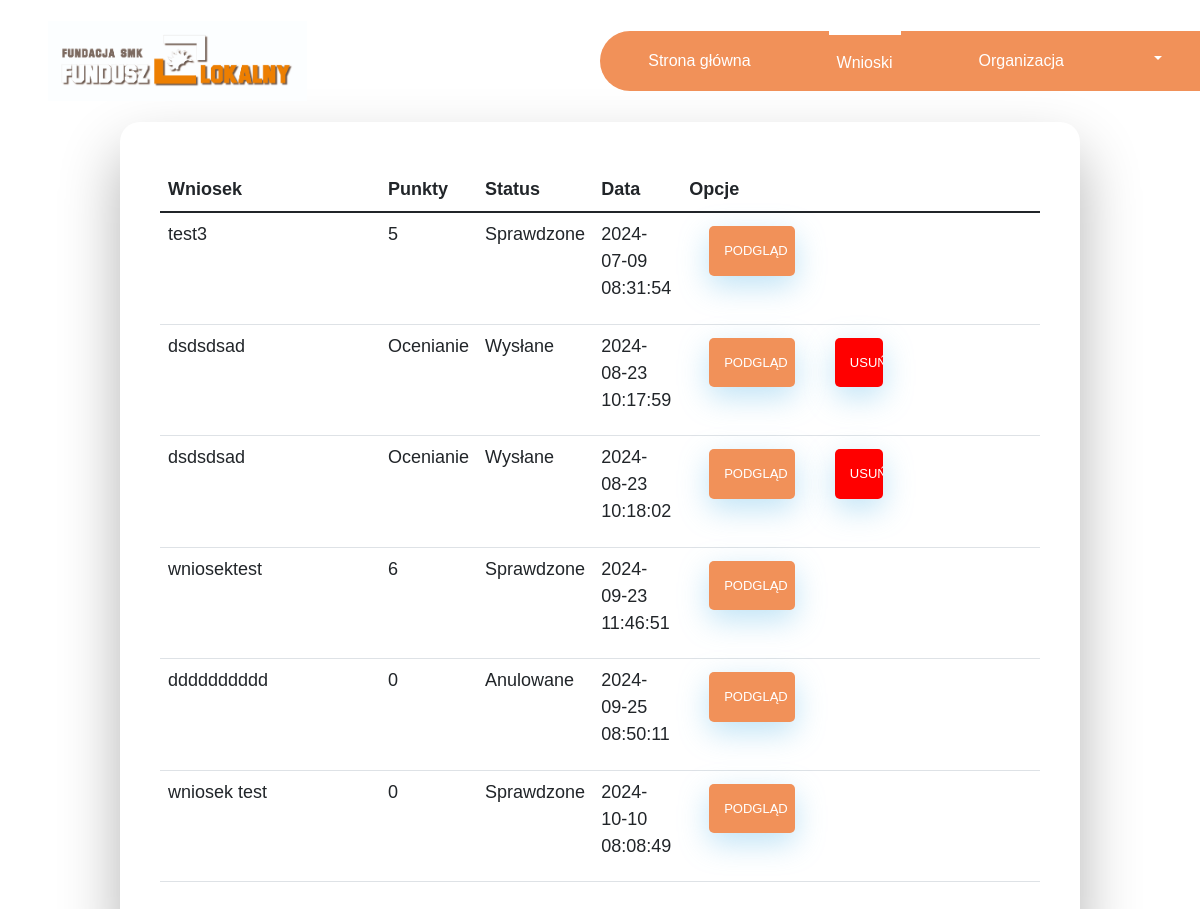
Before: /formready/formready.php (signed in) with the older database file.
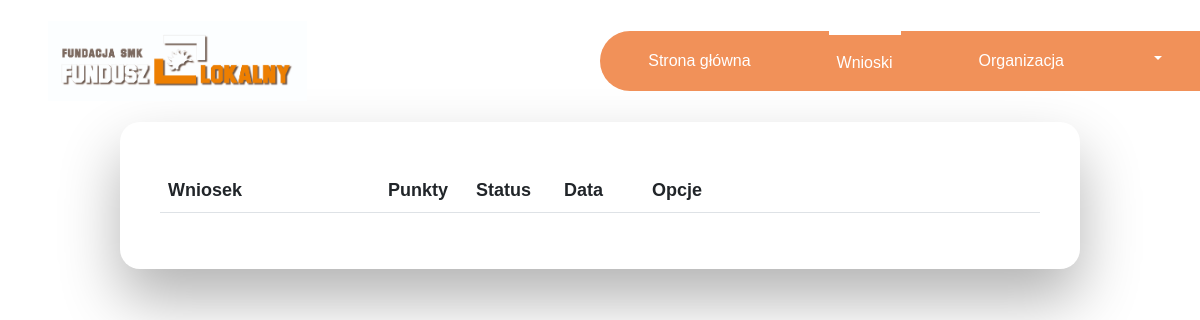
After: the same page with the newer database file.
### tables this page shows
CREATE TABLE `readyapplication` (
  `readyID` int(11) NOT NULL,
  `userID` int(11) NOT NULL,
  `applicationID` int(11) NOT NULL,
  `status` int(11) NOT NULL,
  `type` int(11) NOT NULL,
  `createdate` datetime NOT NULL DEFAULT current_timestamp()
);

CREATE TABLE `application` (
  `applicationID` int(11) NOT NULL,
  `name` text NOT NULL,
  `userID` int(11) NOT NULL,
  `datetime` datetime NOT NULL DEFAULT current_timestamp(),
  `datetimedo` datetime NOT NULL,
  `deleted` int(11) NOT NULL DEFAULT 0
);

### auth.php (called while the page is built, shortened)
<?php
function returniserid(){
    return ($_SESSION['user_id']);
}

### formready/formready.php (the view, shortened to what this page needs)
<?php require_once("../auth.php"); ?>
<!DOCTYPE html>
<html lang="PL">
<head>
    <link href="https://cdn.jsdelivr.net/npm/bootstrap@5.1.3/dist/css/bootstrap.min.css" rel="stylesheet"
>
    <link href="style.css" rel="stylesheet">
    <link href="https://cdn.datatables.net/v/bs5/dt-2.0.5/datatables.min.css" rel="stylesheet">
</head>
<body>
<?php require_once("../navbar.php"); ?>
<div class="wrapper fadeInDown">
    <table id="myTable" class="table table table-hover">
        <thead>
        <th scope="col" style="width:25%;">Wniosek</th>
        <th scope="col" style="width:10%;">Punkty</th>
        <th scope="col" style="width:10%;">Status</th>
        <th scope="col" style="width:10%;">Data</th>
        <th scope="col" data-orderable="false">Opcje</th>
        </thead>
        <tbody>
        <?php
        require_once("../dbconnect.php");
        $sql = "SELECT r.status, r.type, a.name, r.readyID, r.createdate, r.applicationID FROM readyapplication r, application a WHERE r.applicationID=a.applicationID and r.userID=" . returniserid() . " and a.deleted!=1; ";
        $result = $conn->query($sql);
        while ($row = $result->fetch_assoc()) {
            echo "<tr>";
            echo "<td>" . $row["name"] . "</td>";
            echo "<td>";
            if ($row["type"] == 0 and $row["status"] == 0) {
                echo "Ocenianie";
            } else {
                echo $row["type"];
            }
            echo "</td>";
            echo "<td>";
            if ($row["status"] == 0) {
                echo "Wysłane";
            } else if ($row["status"] == 2) {
                echo "Sprawdzone";
            } else if ($row["status"] == 1) {
                echo "Anulowane";
            } else if ($row["status"] == 4) {
                echo "Odrzucony";
            }
            else if ($row["status"] == 4) {
                echo "Sprawozdanie wysłane";
            }
            echo "</td>";
            echo "<td>".$row['createdate']."</td>";
            echo "<td><a href='formsread.php?ID=" . $row["readyID"] . "'><input style='width: 25%' type='button' class='fadeIn fourth' value='Podgląd'></a>";
            if($row["status"] == 0){
            echo "<a href='formdelete.php?ID=" . $row["readyID"] . "'><input type='button'' value='Usuń' style='background-color: red;'></a>";
        }
        echo "</td>";
            echo "</tr>";
        }
        ?>
    </table>
</div>
</body>
</html>

Changed rows visible on the page:
removed readyapplication: applicationID.name "test3", type "5", status "Sprawdzone", createdate "2024-07-09 08:31:54"
removed readyapplication: applicationID.name "dsdsdsad", type "Ocenianie", status "Wysłane", createdate "2024-08-23 10:17:59"
removed readyapplication: applicationID.name "dsdsdsad", type "Ocenianie", status "Wysłane", createdate "2024-08-23 10:18:02"
removed readyapplication: applicationID.name "wniosektest", type "6", status "Sprawdzone", createdate "2024-09-23 11:46:51"
removed readyapplication: applicationID.name "dddddddddd", type "0", status "Anulowane", createdate "2024-09-25 08:50:11"
removed readyapplication: applicationID.name "wniosek test", type "0", status "Sprawdzone", createdate "2024-10-10 08:08:49"
